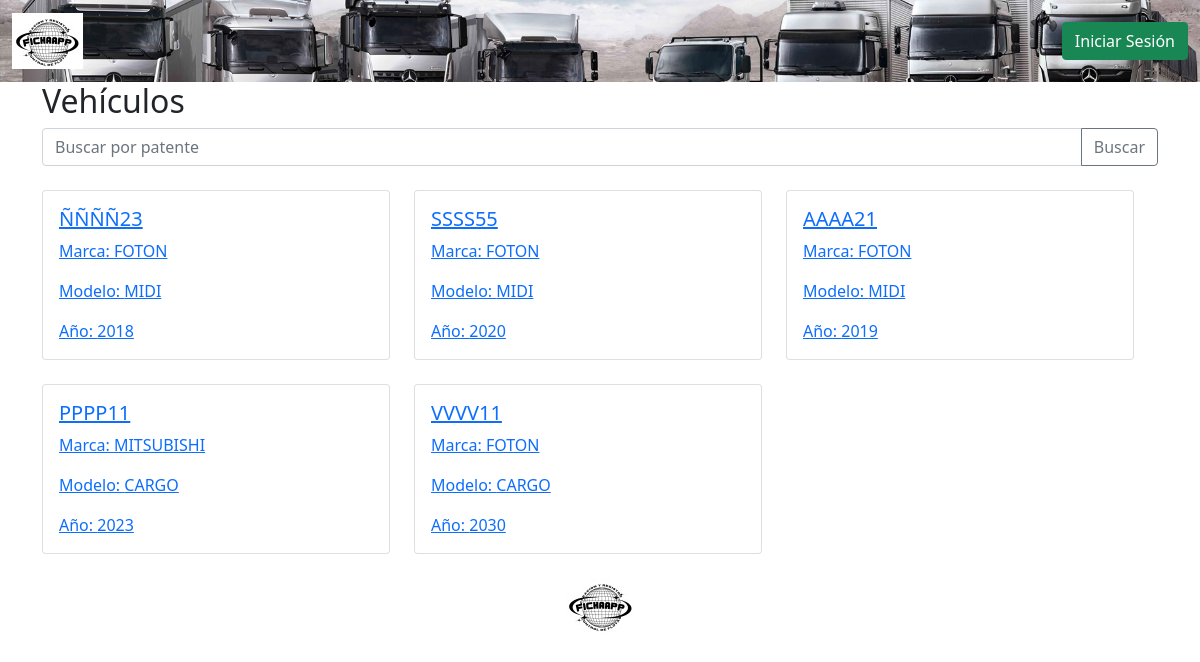
The app's page /vehiculos/ with its own data.
### app/models.py (models this page shows, shortened)
class Camion(models.Model):
    ppu = models.CharField(max_length=6)
    marca = models.ForeignKey(Marca, on_delete=models.PROTECT)
    modelo = models.ForeignKey(Modelo, on_delete=models.PROTECT, limit_choices_to={'marca': models.F('marca')})
    anio = models.IntegerField()
    ultima_inspeccion = models.DateField()
    imagen = models.ImageField(upload_to='camion_fotos/', null=True, blank=True)

class Marca(models.Model):
    nombre = models.CharField(max_length=50)
    def __str__(self):
        return self.nombre

class Modelo(models.Model):
    nombre = models.CharField(max_length=50)
    marca = models.ForeignKey(Marca, on_delete=models.CASCADE)
    def __str__(self):
        return self.nombre

### app/views.py (the view)
# urls.py: path('vehiculos/', vehiculos, name="vehiculos"),
def vehiculos(request):
    camiones = Camion.objects.all()
    search_query = request.GET.get('search')
    if search_query:
        camiones = camiones.filter(ppu__icontains=search_query)
    return render(request, 'app/vehiculos.html', {'camiones': camiones})

### app/templates/app/vehiculos.html
{% extends 'app/base.html' %}
{% load static %}
{% block contenido %}
    <div class="container">
        <h2>Vehículos</h2>
        <div class="row">
            <form method="GET" action="{% url 'vehiculos' %}" class="mb-4">
                <div class="input-group">
                    <input type="text" name="search" class="form-control" placeholder="Buscar por patente">
                    <button type="submit" class="btn btn-outline-secondary">Buscar</button>
                </div>
            </form>
            <div class="row">
                {% for camion in camiones %}
                    <div class="col-md-4 mb-4">
                        <div class="card">
                            <a href="{% url 'informe_vehiculo' camion.id %}">
                                <div class="card-body">
                                    <h5 class="card-title">{{ camion.ppu }}</h5>
                                    <p class="card-text">Marca: {{ camion.marca }}</p>
                                    <p class="card-text">Modelo: {{ camion.modelo }}</p>
                                    <p class="card-text">Año: {{ camion.anio }}</p>
                                </div>
                            </a>
                        </div>
                    </div>
            {% endfor %}
        </div>
    </div>
{% endblock %}

### records on screen
Camion: ppu "ÑÑÑÑ23", marca "FOTON", modelo "MIDI", anio "2018"
Camion: ppu "SSSS55", marca "FOTON", modelo "MIDI", anio "2020"
Camion: ppu "AAAA21", marca "FOTON", modelo "MIDI", anio "2019"
Camion: ppu "PPPP11", marca "MITSUBISHI", modelo "CARGO", anio "2023"
Camion: ppu "VVVV11", marca "FOTON", modelo "CARGO", anio "2030"
